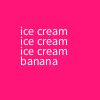
Frame 1 (no input)
Frame 60 (the mouse pressed at the canvas centre just before this capture): identical to frame 1, image omitted
Frame 120 (the mouse held since frame 60 and released just before this capture): identical to frame 1, image omitted

The Processing sketch that drew this single still picture (run headless with seeded random() and noise(); from frame 60 on, the mouse is pressed at the canvas centre):

// Processing sketch: banana
// ── banana.pde
void setup() {
  background(255, 20, 120);
   text("ice cream", 20, 35);
    text("ice cream", 20, 45);
    text("ice cream", 20, 55);
    text("banana", 20, 65);
  }


  void draw() {

    
  }
